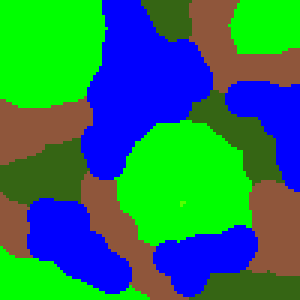
#> input picture Pattern/Pattern.png, 100 x 100 px, found by its file name (shown 3 times larger)
$ python test_load_convert.py
#> lines starting #> are read from the running program, lines starting #| are printed output that depends on the picture
import cv2
import numpy as np
#from colormap import rgb2hex

#load in picture
img = cv2.imread("Pattern/Pattern.png")
#> img is the input picture: shape (100, 100, 3); mean B, G, R 95.4, 117.8, 38.2
# height = 200
# width = 200

scale_percent = 120 # percent of original size
width = int(img.shape[1] * scale_percent / 100)
#> width = 120
height = int(img.shape[0] * scale_percent / 100)
#> height = 120

resizedPattern = cv2.resize(img, (width, height))
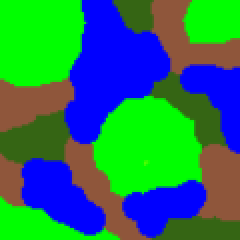
#> resizedPattern: shape (120, 120, 3) (shown 2 times larger); mean B, G, R 95.4, 117.8, 38.2

print(width)
#| 120
print(height)
#| 120

#display picture preview
cv2.imshow("pattern", resizedPattern)
cv2.waitKey(0)


#Umwandlung BGR Werte (CV2 macht da Faxen) des Bildes in RGB Werte

rgb_pattern = resizedPattern[:, :, ::-1]

for x in range (0,width,1):
    for y in range(0,height,1):
        color = rgb_pattern[y,x]

#Festlegen der Farben in RGB Werten
green = (0, 255, 0)
darkGreen = (53, 101, 20)
brown = (143, 86, 59)
blue = (0, 0, 255)

#Umwandlung RGB in Hex

#convert to hex
conv2hex = '#%02x%02x%02x'

conv2hexGreen = conv2hex%green
conv2hexDarkGreen = conv2hex%darkGreen
conv2hexBrown = conv2hex%brown
conv2hexBlue = conv2hex%blue
